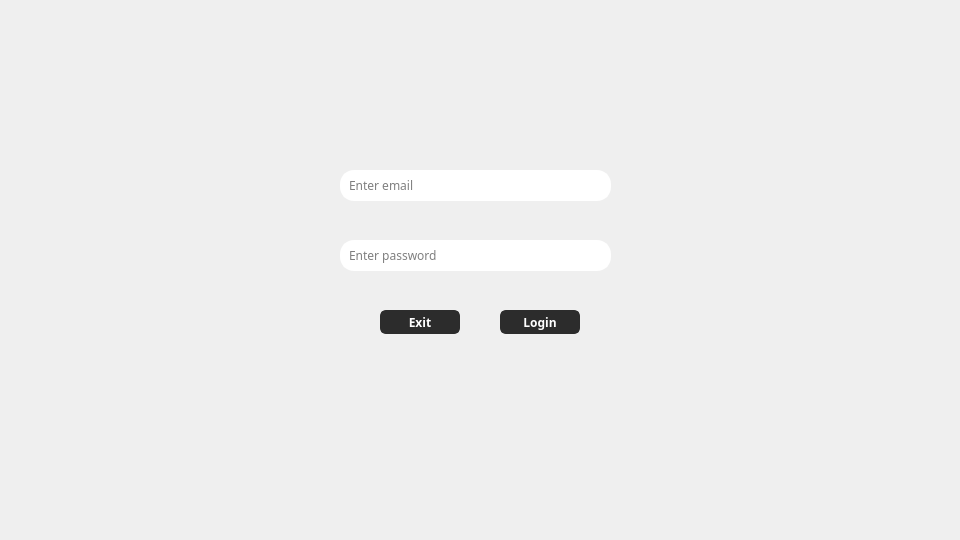
<?xml version="1.0" encoding="UTF-8"?>
<ui version="4.0">
 <class>LoginClass</class>
 <widget class="QWidget" name="LoginClass">
  <property name="geometry">
   <rect>
    <x>0</x>
    <y>0</y>
    <width>960</width>
    <height>540</height>
   </rect>
  </property>
  <property name="windowTitle">
   <string>Form</string>
  </property>
  <widget class="QLabel" name="background">
   <property name="geometry">
    <rect>
     <x>0</x>
     <y>0</y>
     <width>960</width>
     <height>540</height>
    </rect>
   </property>
   <property name="text">
    <string/>
   </property>
   <property name="pixmap">
    <pixmap>assets/LoginBackground.jpg</pixmap>
   </property>
   <property name="scaledContents">
    <bool>true</bool>
   </property>
  </widget>
  <widget class="QLineEdit" name="Email">
   <property name="geometry">
    <rect>
     <x>340</x>
     <y>170</y>
     <width>271</width>
     <height>31</height>
    </rect>
   </property>
   <property name="font">
    <font>
     <family>DM Serif Display</family>
    </font>
   </property>
   <property name="styleSheet">
    <string notr="true">	padding-left: 5px;
    border-radius: 14px;
    border: 2px solid white ;

</string>
   </property>
   <property name="placeholderText">
    <string>Enter email</string>
   </property>
  </widget>
  <widget class="QLineEdit" name="Email_2">
   <property name="geometry">
    <rect>
     <x>340</x>
     <y>240</y>
     <width>271</width>
     <height>31</height>
    </rect>
   </property>
   <property name="font">
    <font>
     <family>DM Serif Display</family>
    </font>
   </property>
   <property name="styleSheet">
    <string notr="true">	padding-left: 5px;
    border-radius: 14px;
    border: 2px solid white ;
</string>
   </property>
   <property name="echoMode">
    <enum>QLineEdit::EchoMode::Password</enum>
   </property>
   <property name="placeholderText">
    <string>Enter password</string>
   </property>
  </widget>
  <widget class="QPushButton" name="Login">
   <property name="geometry">
    <rect>
     <x>500</x>
     <y>310</y>
     <width>80</width>
     <height>24</height>
    </rect>
   </property>
   <property name="font">
    <font>
     <family>Futura</family>
     <bold>true</bold>
    </font>
   </property>
   <property name="styleSheet">
    <string notr="true">QPushButton {
    background-color: #2c2c2c;      /* Dark default */
    color: white;
    border: 2px solid #2c2c2c;
    border-radius: 6px;
}

QPushButton:hover {
    background-color: #8B50FF ;      /* Blue on hover */
    border: 2px solid #8B50FF ;
    color: white;
}

QPushButton:pressed {
    background-color: #6F3FCC; /* Darker shade of #3498db */
}</string>
   </property>
   <property name="text">
    <string>Login</string>
   </property>
  </widget>
  <widget class="QPushButton" name="Exit">
   <property name="geometry">
    <rect>
     <x>380</x>
     <y>310</y>
     <width>80</width>
     <height>24</height>
    </rect>
   </property>
   <property name="font">
    <font>
     <family>Futura</family>
     <bold>true</bold>
    </font>
   </property>
   <property name="styleSheet">
    <string notr="true">QPushButton {
    background-color: #2c2c2c;      /* Dark default */
    color: white;
    border: 2px solid #2c2c2c;
    border-radius: 6px;
}

QPushButton:hover {
    background-color: #FF0000;      /* Blue on hover */
    border: 2px solid #FF0000;
    color: white;
}

QPushButton:pressed {
    background-color: #c0392b; /* Darker red */
}</string>
   </property>
   <property name="text">
    <string>Exit</string>
   </property>
  </widget>
  <widget class="QLabel" name="Logo">
   <property name="geometry">
    <rect>
     <x>420</x>
     <y>470</y>
     <width>151</width>
     <height>41</height>
    </rect>
   </property>
   <property name="text">
    <string/>
   </property>
   <property name="pixmap">
    <pixmap>assets/XFitLogo.png</pixmap>
   </property>
   <property name="scaledContents">
    <bool>true</bool>
   </property>
  </widget>
  <widget class="QLabel" name="showPassword">
   <property name="geometry">
    <rect>
     <x>580</x>
     <y>250</y>
     <width>21</width>
     <height>21</height>
    </rect>
   </property>
   <property name="text">
    <string/>
   </property>
   <property name="scaledContents">
    <bool>true</bool>
   </property>
  </widget>
 </widget>
 <resources/>
 <connections/>
</ui>
